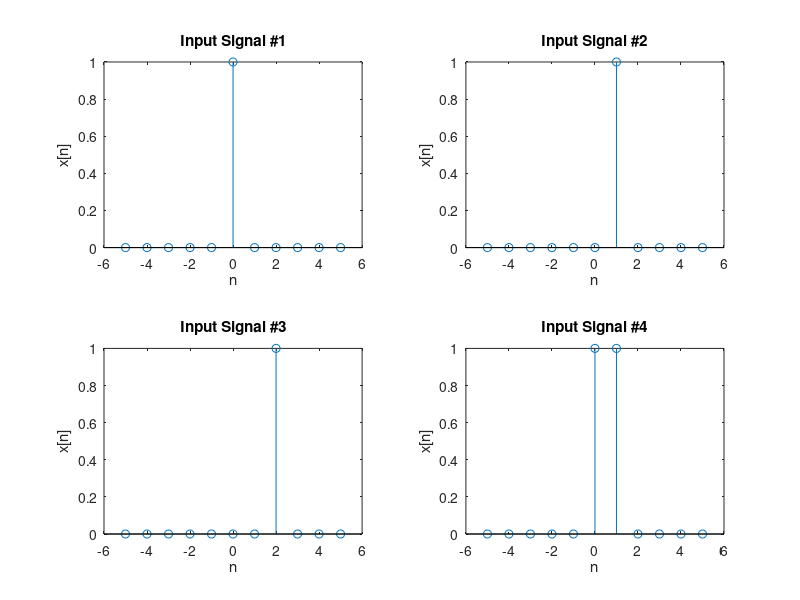
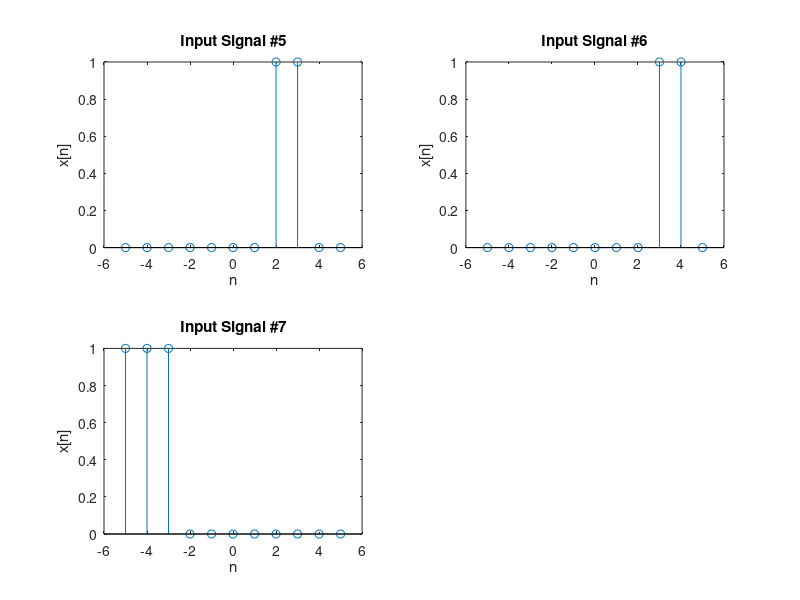

These figures' MATLAB source, in order: (Note: this script raises an error after producing the figures.)
n = -5:5;

%INPUTS 
x1 = [0 0 0 0 0 1 0 0 0 0 0];
x2 = [0 0 0 0 0 0 1 0 0 0 0];
x3 = [0 0 0 0 0 0 0 1 0 0 0];
x4 = [0 0 0 0 0 1 1 0 0 0 0];
x5 = [0 0 0 0 0 0 0 1 1 0 0];
x6 = [0 0 0 0 0 0 0 0 1 1 0];
x7 = [1 1 1 0 0 0 0 0 0 0 0];

%STEM PLOT FIGURES FOR INPUTS
figure,
subplot(2,2,1), stem(n, x1), title('Input Signal #1'), xlabel('n'), ylabel('x[n]');
subplot(2,2,2), stem(n, x2), title('Input Signal #2'), xlabel('n'), ylabel('x[n]');
subplot(2,2,3), stem(n, x3), title('Input Signal #3'), xlabel('n'), ylabel('x[n]');
subplot(2,2,4), stem(n, x4), title('Input Signal #4'), xlabel('n'), ylabel('x[n]');

figure,
subplot(2,2,1), stem(n, x5), title('Input Signal #5'), xlabel('n'), ylabel('x[n]');
subplot(2,2,2), stem(n, x6), title('Input Signal #6'), xlabel('n'), ylabel('x[n]');
subplot(2,2,3), stem(n, x7), title('Input Signal #7'), xlabel('n'), ylabel('x[n]');


%OUTPUTS FOR SYSTEM 1 USING INPUTS DEFINED ABOVE
y11 = system1(n,x1);
y12 = system1(n,x2);
y13 = system1(n,x3);
y14 = system1(n,x4);
y15 = system1(n,x5);
y16 = system1(n,x6);
y17 = system1(n,x7);

%STEM PLOT OF OUTPUTS 
figure,
subplot(2,2,1), stem(n, y11), title('System1 Output for Input 1'), xlabel('n'), ylabel('y[n]');
subplot(2,2,2), stem(n, y12), title('System1 Output for Input 2'), xlabel('n'), ylabel('y[n]');
subplot(2,2,3), stem(n, y13), title('System1 Output for Input 3'), xlabel('n'), ylabel('y[n]');
subplot(2,2,4), stem(n, y14), title('System1 Output for Input 4'), xlabel('n'), ylabel('y[n]');

figure
subplot(2,2,1), stem(n, y15), title('System1 Output for Input 5'), xlabel('n'), ylabel('y[n]');
subplot(2,2,2), stem(n, y16), title('System1 Output for Input 6'), xlabel('n'), ylabel('y[n]');
subplot(2,2,3), stem(n, y17), title('System1 Output for Input 7'), xlabel('n'), ylabel('y[n]');

%SYSTEM 2 OUTPUT USING INOUTS ABOVE
y21 = system2(n,x1);
y22 = system2(n,x2);
y23 = system2(n,x3);
y24 = system2(n,x4);
y25 = system2(n,x5);
y26 = system2(n,x6);
y27 = system2(n,x7);

%STEM PLOTS OF SYSTEM 2
figure,
subplot(2,2,1), stem(n, y21), title('System2 Output for Input 1'), xlabel('n'), ylabel('y[n]');
subplot(2,2,2), stem(n, y22), title('System2 Output for Input 2'), xlabel('n'), ylabel('y[n]');
subplot(2,2,3), stem(n, y23), title('System2 Output for Input 3'), xlabel('n'), ylabel('y[n]');
subplot(2,2,4), stem(n, y24), title('System2 Output for Input 4'), xlabel('n'), ylabel('y[n]');

figure
subplot(2,2,1), stem(n, y25), title('System2 Output for Input 5'), xlabel('n'), ylabel('y[n]');
subplot(2,2,2), stem(n, y26), title('System2 Output for Input 6'), xlabel('n'), ylabel('y[n]');
subplot(2,2,3), stem(n, y27), title('System2 Output for Input 7'), xlabel('n'), ylabel('y[n]');

%SYSTEM 3 OUTPUTS USING INPUTS ABOVE
y31 = system3(n,x1);
y32 = system3(n,x2);
y33 = system3(n,x3);
y34 = system3(n,x4);
y35 = system3(n,x5);
y36 = system3(n,x6);
y37 = system3(n,x7);

%STEM PLOTS OF SYSTEM 3 OUTPUTS
figure,
subplot(2,2,1), stem(n, y31), title('System3 Output for Input 1'), xlabel('n'), ylabel('y[n]');
subplot(2,2,2), stem(n, y32), title('System3 Output for Input 2'), xlabel('n'), ylabel('y[n]');
subplot(2,2,3), stem(n, y33), title('System3 Output for Input 3'), xlabel('n'), ylabel('y[n]');
subplot(2,2,4), stem(n, y34), title('System3 Output for Input 4'), xlabel('n'), ylabel('y[n]');

figure
subplot(2,2,1), stem(n, y35), title('System3 Output for Input 5'), xlabel('n'), ylabel('y[n]');
subplot(2,2,2), stem(n, y36), title('System3 Output for Input 6'), xlabel('n'), ylabel('y[n]');
subplot(2,2,3), stem(n, y37), title('System3 Output for Input 7'), xlabel('n'), ylabel('y[n]');
